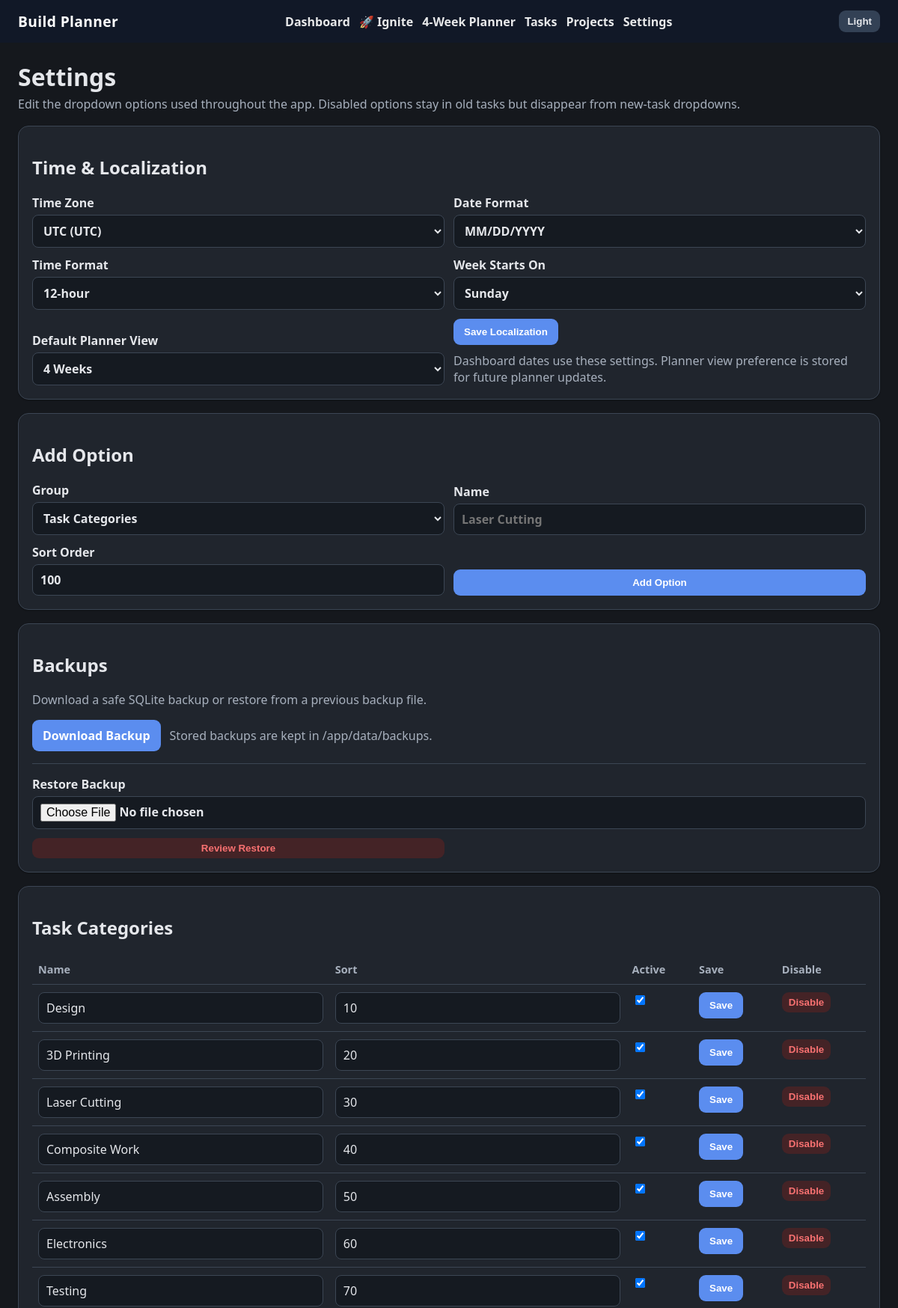
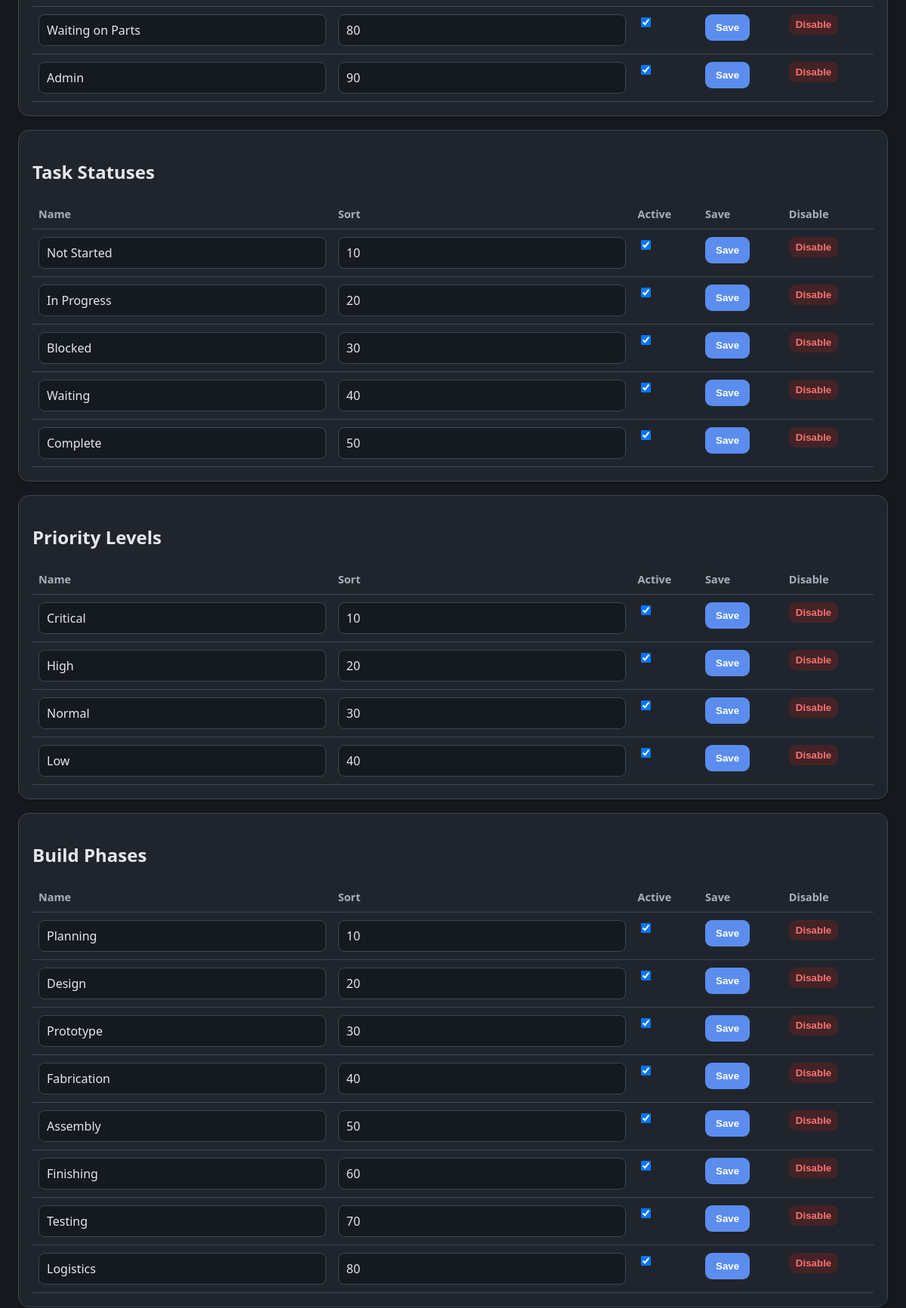
The page /settings (upper part) on the database its author committed (2 pictures, top to bottom).
### app/main.py (models this page shows)
class AppSetting(SQLModel, table=True):
    key: str = Field(primary_key=True)
    value: str
    updated_at: datetime = Field(default_factory=datetime.utcnow)

class LookupOption(SQLModel, table=True):
    id: Optional[int] = Field(default=None, primary_key=True)
    group_name: str = Field(index=True)
    name: str
    sort_order: int = 100
    is_active: bool = True
    created_at: datetime = Field(default_factory=datetime.utcnow)

### app/main.py (the view)
@app.get("/settings")
def settings_page(request: Request):
    with Session(engine) as session:
        lookups = get_all_lookups(session, active_only=False)
        localization_settings = get_localization_settings(session)
    return render(
        request,
        "settings.html",
        {
            "lookups": lookups,
            "lookup_groups": LOOKUP_GROUPS,
            "backup_dir": BACKUP_DIR,
            "localization": localization_settings,
            "time_zone_options": TIME_ZONE_OPTIONS,
            "date_format_options": DATE_FORMAT_OPTIONS,
            "time_format_options": TIME_FORMAT_OPTIONS,
            "week_start_options": WEEK_START_OPTIONS,
            "planner_view_options": PLANNER_VIEW_OPTIONS,
        },
    )

### app/templates/settings.html
{% extends "base.html" %}
{% block content %}
<section class="hero">
  <h1>Settings</h1>
  <p>Edit the dropdown options used throughout the app. Disabled options stay in old tasks but disappear from new-task dropdowns.</p>
</section>
<section class="card">
  <h2>Time &amp; Localization</h2>
  <form method="post" action="/settings/localization" class="form-grid">
    <label>Time Zone
      <select name="time_zone">
        {% for value, label in time_zone_options %}
          <option value="{{ value }}" {% if value == localization.time_zone %}selected{% endif %}>{{ label }} ({{ value }})</option>
        {% endfor %}
      </select>
    </label>
    <label>Date Format
      <select name="date_format">
        {% for value, label in date_format_options %}
          <option value="{{ value }}" {% if value == localization.date_format %}selected{% endif %}>{{ label }}</option>
        {% endfor %}
      </select>
    </label>
    <label>Time Format
      <select name="time_format">
        {% for value, label in time_format_options %}
          <option value="{{ value }}" {% if value == localization.time_format %}selected{% endif %}>{{ label }}</option>
        {% endfor %}
      </select>
    </label>
    <label>Week Starts On
      <select name="week_starts_on">
        {% for value, label in week_start_options %}
          <option value="{{ value }}" {% if value == localization.week_starts_on %}selected{% endif %}>{{ label }}</option>
        {% endfor %}
      </select>
    </label>
    <label>Default Planner View
      <select name="default_planner_view">
        {% for value, label in planner_view_options %}
          <option value="{{ value }}" {% if value == localization.default_planner_view %}selected{% endif %}>{{ label }}</option>
        {% endfor %}
      </select>
    </label>
    <div class="form-actions">
      <button type="submit">Save Localization</button>
      <span class="muted">Dashboard dates use these settings. Planner view preference is stored for future planner updates.</span>
    </div>
  </form>
</section>
<section class="card">
  <h2>Add Option</h2>
  <form method="post" action="/settings/lookups" class="form-grid">
    <label>Group
      <select name="group_name">
        {% for key, label in lookup_groups.items() %}
          <option value="{{ key }}">{{ label }}</option>
        {% endfor %}
      </select>
    </label>
    <label>Name <input name="name" required placeholder="Laser Cutting"></label>
    <label>Sort Order <input name="sort_order" type="number" value="100"></label>
    <button type="submit">Add Option</button>
  </form>
</section>
<section class="card" id="backups">
  <h2>Backups</h2>
  <p class="muted">Download a safe SQLite backup or restore from a previous backup file.</p>
  <div class="backup-actions">
    <a class="button" href="/backups/download">Download Backup</a>
    <span class="muted">Stored backups are kept in {{ backup_dir }}.</span>
  </div>
  <form method="post" action="/backups/restore/preview" enctype="multipart/form-data" class="form-grid backup-restore-form">
    <label class="span-2">Restore Backup
      <input name="backup_file" type="file" accept=".db" required>
    </label>
    <button class="danger-button" type="submit">Review Restore</button>
  </form>
</section>
{% for key, label in lookup_groups.items() %}
<section class="card">
  <h2>{{ label }}</h2>
  <table>
    <thead>
      <tr>
        <th>Name</th>
        <th>Sort</th>
        <th>Active</th>
        <th>Save</th>
        <th>Disable</th>
      </tr>
    </thead>
    <tbody>
      {% for option in lookups[key] %}
      <tr class="{% if not option.is_active %}inactive{% endif %}">
        <form method="post" action="/settings/lookups/{{ option.id }}">
          <td><input name="name" value="{{ option.name }}" required></td>
          <td><input name="sort_order" type="number" value="{{ option.sort_order }}"></td>
          <td><input name="is_active" type="checkbox" {% if option.is_active %}checked{% endif %}></td>
          <td><button type="submit">Save</button></td>
        </form>
        <td>
          <form method="post" action="/settings/lookups/{{ option.id }}/delete">
            <button class="danger-button" type="submit">Disable</button>
          </form>
        </td>
      </tr>
      {% endfor %}
    </tbody>
  </table>
</section>
{% endfor %}
{% endblock %}

### app/templates/base.html (shortened to what this page needs)
<!doctype html>
<html lang="en">
<head>
  <link href="/static/style.css" rel="stylesheet">
</head>
<body data-theme="{{ current_theme }}">
  <header class="topbar">
    <div class="brand">{{ app_name }}</div>
    <nav>
      <a href="/">Dashboard</a>
      <a href="/workspace">🚀 Ignite</a>
      <a href="/planner">4-Week Planner</a>
      <a href="/tasks">Tasks</a>
      <a href="/projects">Projects</a>
      <a href="/settings">Settings</a>
    </nav>
    <form method="post" action="/theme" class="theme-toggle">
      <button class="secondary" type="submit">{{ 'Dark' if current_theme == 'light' else 'Light' }}</button>
    </form>
  </header>
  <main class="container">
    {% block content %}{% endblock %}
  </main>
</body>
</html>

### app/static/style.css (style rules this page uses)
:root { --bg: #f4f5f7; --card: #ffffff; --surface: #fbfdff; --field: #ffffff; --text: #1f2937; --muted: #6b7280; --line: #d1d5db; --brand: #1f3a5f; --accent: #2563eb; --danger: #b91c1c; --shadow: rgba(0,0,0,.04); --soft: #e5e7eb; --soft-text: #111827; --planner-task: #ffffff; --danger-bg: #fee2e2; --critical-bg: #fee2e2; --high-bg: #ffedd5; --normal-bg: #dbeafe; --low-bg: #ecfccb; }
body[data-theme="dark"] { --bg: #15181d; --card: #20252d; --surface: #181d24; --field: #151a21; --text: #e5e7eb; --muted: #a7b0bd; --line: #3c4654; --brand: #111827; --accent: #5b8def; --danger: #f87171; --shadow: rgba(0,0,0,.28); --soft: #334155; --soft-text: #e5e7eb; --planner-task: #252b34; --danger-bg: #442326; --critical-bg: #442326; --high-bg: #4b3521; --normal-bg: #223652; --low-bg: #243820; }
* { box-sizing: border-box; }
body { margin: 0; font-family: system-ui, -apple-system, BlinkMacSystemFont, "Segoe UI", sans-serif; color: var(--text); background: var(--bg); }
.topbar { background: var(--brand); color: white; padding: 14px 24px; display: flex; align-items: center; justify-content: space-between; gap: 16px; flex-wrap: wrap; }
.brand { font-weight: 800; font-size: 1.2rem; letter-spacing: .02em; }
nav { display: flex; gap: 12px; flex-wrap: wrap; }
nav a { color: white; text-decoration: none; font-weight: 600; opacity: .9; }
.theme-toggle { margin: 0; }
.theme-toggle button { padding: 7px 11px; }
.container { max-width: 1280px; margin: 0 auto; padding: 24px; }
.hero { margin-bottom: 18px; }
.hero h1 { margin: 0 0 4px; font-size: 2rem; }
.hero p { color: var(--muted); margin: 0; }
.card, .week-card { background: var(--card); border: 1px solid var(--line); border-radius: 14px; padding: 18px; margin-bottom: 18px; box-shadow: 0 1px 2px var(--shadow); }
.stat-label, .muted { color: var(--muted); }
.form-grid { display: grid; grid-template-columns: repeat(2, minmax(0, 1fr)); gap: 12px; align-items: end; }
.form-grid label { display: flex; flex-direction: column; gap: 5px; font-weight: 600; }
.span-2 { grid-column: span 2; }
input, select, textarea { width: 100%; border: 1px solid var(--line); border-radius: 8px; padding: 9px 10px; font: inherit; background: var(--field); color: var(--text); }
input[type="checkbox"] { width: auto; }
button, .button { border: 0; border-radius: 9px; background: var(--accent); color: white; padding: 10px 14px; font-weight: 700; cursor: pointer; text-decoration: none; display: inline-block; }
.secondary { background: var(--soft); color: var(--soft-text); }
.danger-button { background: var(--danger-bg); color: var(--danger); padding: 6px 9px; }
table { width: 100%; border-collapse: collapse; }
th, td { border-bottom: 1px solid var(--line); padding: 10px 8px; text-align: left; vertical-align: top; }
th { color: var(--muted); font-size: .9rem; }
.backup-actions { display: flex; align-items: center; gap: 12px; flex-wrap: wrap; margin-bottom: 16px; }
.backup-restore-form { border-top: 1px solid var(--line); padding-top: 16px; }
.form-actions, .item-actions { display: flex; gap: 10px; align-items: center; flex-wrap: wrap; }

### rows shown on the page
AppSetting: value "Light"
LookupOption: name "Design", sort_order "10", is_active "☑"
LookupOption: name "3D Printing", sort_order "20", is_active "☑"
LookupOption: name "Laser Cutting", sort_order "30", is_active "☑"
LookupOption: name "Composite Work", sort_order "40", is_active "☑"
LookupOption: name "Assembly", sort_order "50", is_active "☑"
LookupOption: name "Electronics", sort_order "60", is_active "☑"
LookupOption: name "Testing", sort_order "70", is_active "☑"
LookupOption: name "Waiting on Parts", sort_order "80", is_active "☑"
LookupOption: name "Admin", sort_order "90", is_active "☑"
LookupOption: name "Not Started", sort_order "10", is_active "☑"
LookupOption: name "In Progress", sort_order "20", is_active "☑"
LookupOption: name "Blocked", sort_order "30", is_active "☑"
LookupOption: name "Waiting", sort_order "40", is_active "☑"
LookupOption: name "Complete", sort_order "50", is_active "☑"
LookupOption: name "Critical", sort_order "10", is_active "☑"
LookupOption: name "High", sort_order "20", is_active "☑"
LookupOption: name "Normal", sort_order "30", is_active "☑"
LookupOption: name "Low", sort_order "40", is_active "☑"
LookupOption: name "Planning", sort_order "10", is_active "☑"
LookupOption: name "Design", sort_order "20", is_active "☑"
LookupOption: name "Prototype", sort_order "30", is_active "☑"
LookupOption: name "Fabrication", sort_order "40", is_active "☑"
LookupOption: name "Assembly", sort_order "50", is_active "☑"
LookupOption: name "Finishing", sort_order "60", is_active "☑"
LookupOption: name "Testing", sort_order "70", is_active "☑"
LookupOption: name "Logistics", sort_order "80", is_active "☑"

### other values the page prints
{{ app_name }} "Build Planner"
{{ backup_dir }} "/app/data/backups"
{{ label }} "Task Categories" "Task Statuses" "Priority Levels" "Build Phases"
form field time_zone "UTC (UTC)"
form field date_format "MM/DD/YYYY"
form field time_format "12-hour"
form field week_starts_on "Sunday"
form field default_planner_view "4 Weeks"
form field group_name "Task Categories"
